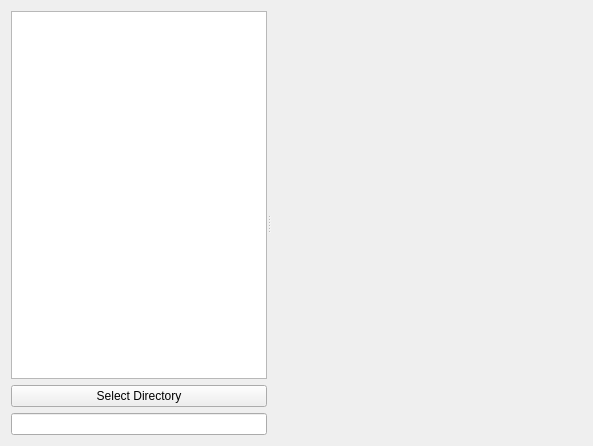
<?xml version="1.0" encoding="UTF-8"?>
<ui version="4.0">
 <class>Form</class>
 <widget class="QWidget" name="Form">
  <property name="geometry">
   <rect>
    <x>0</x>
    <y>0</y>
    <width>593</width>
    <height>446</height>
   </rect>
  </property>
  <property name="windowTitle">
   <string>Form</string>
  </property>
  <layout class="QGridLayout" name="gridLayout">
   <item row="0" column="0">
    <widget class="QSplitter" name="splitter">
     <property name="orientation">
      <enum>Qt::Horizontal</enum>
     </property>
     <widget class="QWidget" name="treePanel" native="true">
      <layout class="QVBoxLayout" name="verticalLayout_2">
       <item>
        <widget class="QTreeView" name="treeView"/>
       </item>
       <item>
        <widget class="QPushButton" name="selDirButton">
         <property name="text">
          <string>Select Directory</string>
         </property>
        </widget>
       </item>
       <item>
        <widget class="QLineEdit" name="fileEdit"/>
       </item>
      </layout>
     </widget>
     <widget class="Canvas" name="canvas" native="true">
      <property name="sizePolicy">
       <sizepolicy hsizetype="Preferred" vsizetype="Preferred">
        <horstretch>1</horstretch>
        <verstretch>0</verstretch>
       </sizepolicy>
      </property>
      <property name="minimumSize">
       <size>
        <width>100</width>
        <height>0</height>
       </size>
      </property>
     </widget>
    </widget>
   </item>
  </layout>
 </widget>
 <customwidgets>
  <customwidget>
   <class>Canvas</class>
   <extends>QWidget</extends>
   <header>pcot.ui.canvas</header>
   <container>1</container>
  </customwidget>
 </customwidgets>
 <resources/>
 <connections/>
</ui>
